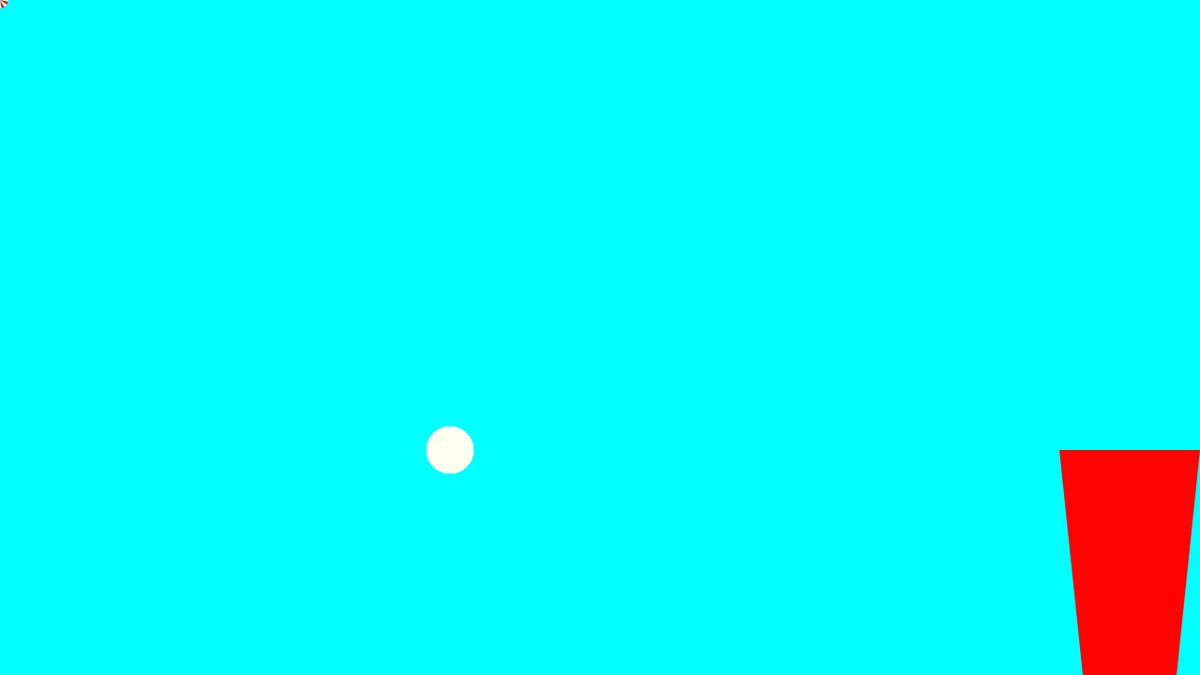
Frame 1 (no input)
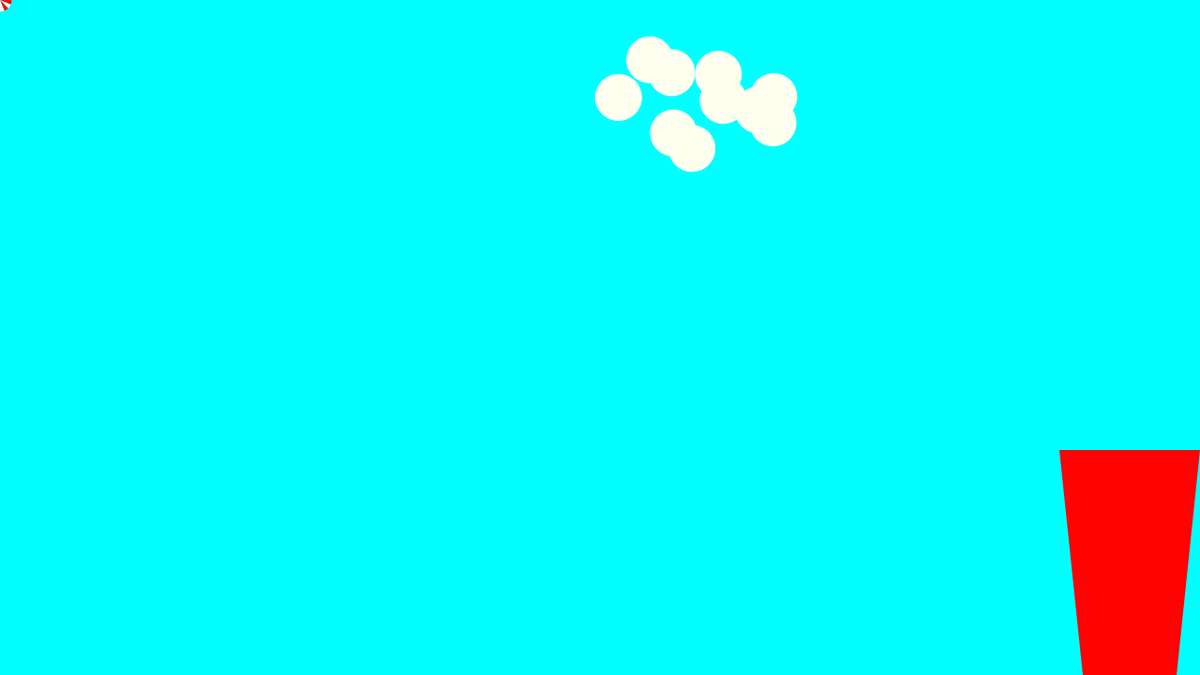
Frame 60 (the mouse pressed at the canvas centre just before this capture)
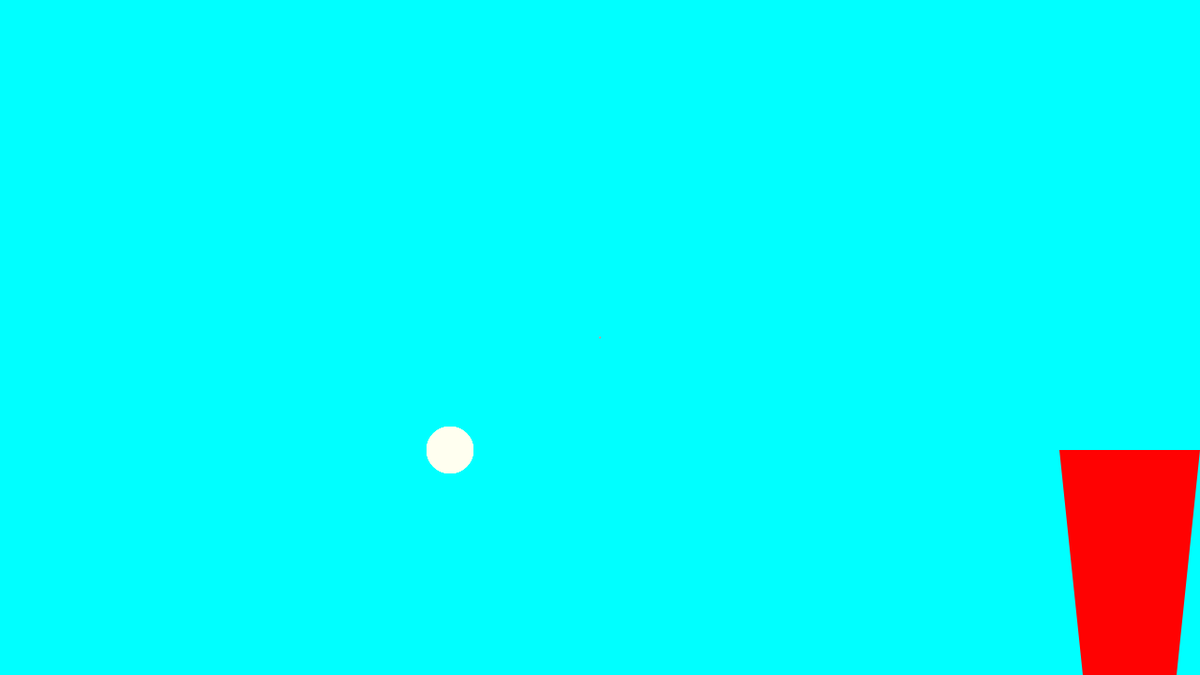
Frame 120 (the mouse held since frame 60 and released just before this capture)

The Processing sketch that drew these frames (run headless with seeded random() and noise(); from frame 60 on, the mouse is pressed at the canvas centre):

// Processing sketch: s19_magd150_lab07_woodard
// ── s19_magd150_lab07_woodard.pde
PingPong[] ball = new PingPong[10];
CarnWheel cw = new CarnWheel();
void setup(){
  frameRate(60);
  size(1280,720);
  background(#00FFFF);
  for(int i=0;i<10;i++){
    ball[i] = new PingPong(); 
  }
}
void draw(){
  background(#00FFFF);
  for(int i = 0; i < 10; i++){//initializes pingpongs
    ball[i].display();
  }
  if(mousePressed == true){//resets pingpongs if you press mouse
    for(int i = 0; i < 10; i++){
      ball[i].reset();
    }
  }
  beginShape();//shape for prize cup
  fill(#ff0202);
  noStroke();
  vertex(1130,480);
  vertex(1280,480);
  vertex(1255,720);
  vertex(1155,720);
  endShape();
  cw.display();///displays carnival wheel
}

// ── CarnWheel.pde
class CarnWheel{  //used to create a carnival wheel of 20diamter
  float diameter = 200;
  CarnWheel(){
    
  }
  void display(){
    translate(mouseX,mouseY);  //three commands make the carnival wheel spin and act erratically
    scale(random(0.1,2.0));
    rotate(millis()/50);
    for(int i = 0; i < 16; i++){
      if(i%2 == 0)
        fill(#FF0000);
      else
        fill(#FFFFFF);
      arc(0,0,20,20,(i*(PI/8.0)),((i+1)*(PI/8.0)));
    }
  }
};

// ── PingPong.pde
class PingPong{//class that when constructed creats a PingPong Ball
  PVector position;
  PVector velocity;
  PVector gravity;
  PingPong(){  //constructor creates pingpong with set starting point and gravity, and bounded random velocity
    position = new PVector(480,480);
    velocity = new PVector(random(3,6),random(-10,-7));
    gravity = new PVector(0,0.1);
  }
  void display(){//function used to display the pingpong ball and move it
    noStroke();
    fill(#fffff0);
    ellipse(position.x,position.y,50,50);
    position.add(velocity);
    velocity.add(gravity);
  }
  void reset(){  //used to reset pingpongs to starting position with new random velocities
    position.set(480,480);
    velocity.set(random(3,6),random(-10,-7));
  }
  void printstats(){  //debugging stats
    println(velocity.x);
    println(velocity.y);
    println(" ");
  }
};
